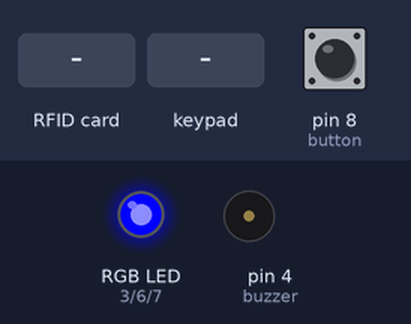
The sketch below on a simulated Arduino Mega 2560, built with avr-gcc and run on an emulated ATmega2560. Shown: an RGB LED mixed from three pins (HIGH = lit), buzzer (waves = sounding). The test bench sets the inputs (shaded band); at power-on: pin 8 (button) LOW. Pins used as bus, display or sensor lines are not drawn; what the sketch prints to the serial monitor is not drawn.

Above: at 1.2 s.
1.3 s: pin 8 (button) pulled HIGH for 3.2 s
At 1.8 s:
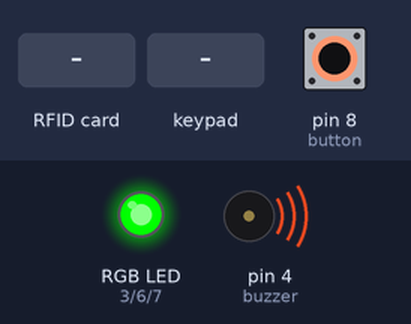
6.8 s: RFID card 5E 7A 19 C4 held to the reader
At 7.3 s:
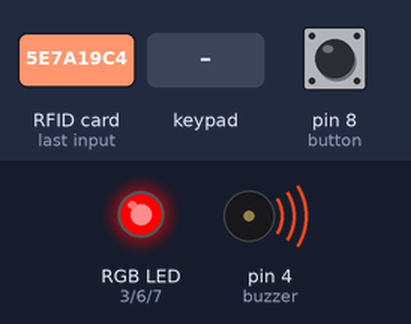
8.9 s: key '#' pressed
10.4 s: keypad keys 1 1 1 1 pressed 0.4 s apart
13.5 s: key 'A' pressed
15.1 s: keypad keys 1 1 1 1 # pressed 0.4 s apart
At 18.0 s:
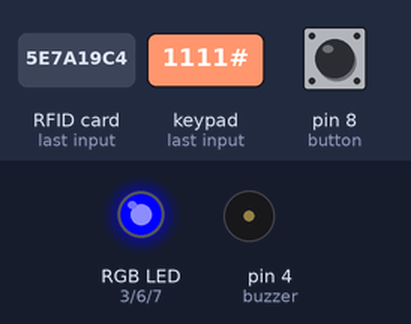
Timing chart, 0 to 19.5 s (numbered marks = the images above; inputs shaded):
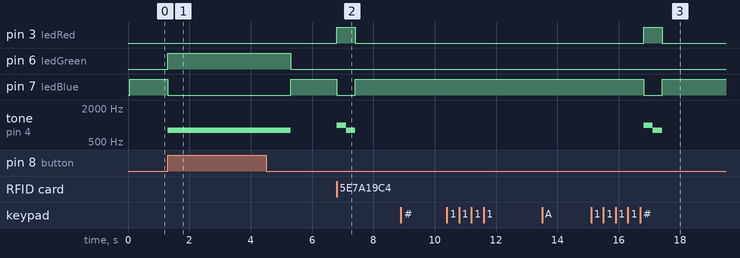

Measured:
- after the input at 1.3 s, pin 6 (ledGreen): LOW → HIGH at once, → LOW 4.0 s later; pin 7 (ledBlue): HIGH → LOW at once, → HIGH 4.0 s later; tone on pin 4 (buzzer): silent → 800 Hz at once, → silent 4.0 s later
- after the input at 6.8 s, pin 3 (ledRed): LOW → HIGH at once, → LOW 0.60 s later; pin 7 (ledBlue): HIGH → LOW at once, → HIGH 0.60 s later; tone on pin 4 (buzzer): silent → 1000 Hz at once, → 800 Hz 0.30 s later, → silent 0.30 s later
- after the input at 8.9 s, every drawn part: stays the same
- after the input at 10.4 s, every drawn part: stays the same
- after the input at 13.5 s, every drawn part: stays the same
- after the input at 15.1 s, pin 3 (ledRed): LOW → HIGH after 1.7 s, → LOW 0.60 s later; pin 7 (ledBlue): HIGH → LOW after 1.7 s, → HIGH 0.60 s later; tone on pin 4 (buzzer): silent → 1000 Hz after 1.7 s, → 800 Hz 0.30 s later, → silent 0.30 s later

The sketch:

RFIDAccessSystemCodeMegaKeypadRGBBut.ino
```cpp
// Keypad - Version: Latest
// Keypad - Version: 3.1.1
#include <Keypad.h>

#include <SPI.h>
#include <MFRC522.h>

#define SS_PIN 53
#define RST_PIN 5

MFRC522 mfrc522(SS_PIN, RST_PIN);   // Create MFRC522 instance.
 String uid[] = {"7B 90 4E 39", "7C 5A 0D D2"};
 String pins[] = {"1111","7C5A"};

 int ledRed = 3;
 int ledBlue = 7;
 int ledGreen = 6;
 int button = 8;
 int buzzer = 4;

 byte rowPins[4] = {22,23,24,25};
 byte colPins[4] = {26,27,28,29};

 char keymap[4][4] {
   {'1','2','3','A'},
   {'4','5','6','B'},
   {'7','8','9','C'},
   {'*','0','#','D'}
 };

 Keypad keypad = Keypad(makeKeymap(keymap), rowPins, colPins, 4, 4);

  void RGBWrite(int r, int g, int b) {
   analogWrite(ledRed, r);
   analogWrite(ledGreen, g);
   analogWrite(ledBlue, b);
 }

void setup()
{
  pinMode(ledRed, OUTPUT);
  pinMode(ledGreen, OUTPUT);
  pinMode(ledBlue, OUTPUT);
  Serial.begin(9600);   // Initiate a serial communication
  SPI.begin();      // Initiate  SPI bus
  mfrc522.PCD_Init();   // Initiate MFRC522
  Serial.println("Approximate your card to the reader");

}
void loop() {

  RGBWrite(0,0,255);
    // Look or new cards
    if(digitalRead(button) == HIGH) {
    Serial.println("Authorized access");
      RGBWrite(0,255,0);
      tone(buzzer,800);
      delay(2000);
      noTone(buzzer);
      RGBWrite(0,0,255);
      Serial.println();
      Serial.println("Approximate your card to the reader...");
      return;
  }
 if(keypad.getKey() == '#') {
   Serial.print("Enter PIN (End with \'#\'): ");
   int pinLength = 0;
   String pin = "";
   char c = keypad.getKey();
   while(c != '#') {
   if(c) {
     pin += c;
     pinLength++;
     Serial.print(c);
   }
   c = keypad.getKey();
   }
   Serial.println();
   bool keyFlag = false;
   for(int i = 0; i < sizeof(pins) / sizeof(pins[0]); i++) {
     if(pin == pins[i]) {
        Serial.println("Authorized access");
        RGBWrite(0,255,0);
        tone(buzzer,800);
        delay(2000);
        noTone(buzzer);
        RGBWrite(0,0,255);
        Serial.println();
        keyFlag = true;
        Serial.println("Approximate your card to the reader, or\npress the \'#\' button on the keypad to enter a PIN");
        break;
     }
   }

   if(!keyFlag) {
      Serial.println(" Access denied");
      RGBWrite(255,0,0);
      tone(buzzer,1000);
      delay(300);
      noTone(buzzer);
       tone(buzzer,800);
      delay(300);
      noTone(buzzer);
      RGBWrite(0,0,255);
      Serial.println();
      Serial.println("Approximate your card to the reader, or\npress the \'#\' button on the keypad to enter a PIN");
   }
   return;
 }
 else  {

    if ( ! mfrc522.PICC_IsNewCardPresent())
    {
      return;
    }
    // Select one of the cards
    if ( ! mfrc522.PICC_ReadCardSerial())
    {
      return;
    }
    //Show UID on serial monitor
    Serial.print("UID tag :");
    String content= "";
    byte letter;
    for (byte i = 0; i < mfrc522.uid.size; i++)
    {
       Serial.print(mfrc522.uid.uidByte[i] < 0x10 ? " 0" : " ");
       Serial.print(mfrc522.uid.uidByte[i], HEX);
       content.concat(String(mfrc522.uid.uidByte[i] < 0x10 ? " 0" : " "));
       content.concat(String(mfrc522.uid.uidByte[i], HEX));
    }
    Serial.println();
    Serial.print("Message : ");
    content.toUpperCase();
    bool flag = false;
    for(int i = 0; i < (sizeof(uid)/sizeof(uid[0]));i++) {
    if (content.substring(1) == uid[i]) //change here the UID of the card/cards that you want to give access
    {

      Serial.println("Authorized access");
       RGBWrite(0,255,0);
        tone(buzzer,800);
        delay(2000);
        noTone(buzzer);
        RGBWrite(0,0,255);
        flag = true;
        Serial.println();
      Serial.println("Approximate your card to the reader, or\npress the \'#\' button on the keypad to enter a PIN");
      break;
    }
    }
    if(!flag) {
      Serial.println(" Access denied");
      RGBWrite(255,0,0);
      tone(buzzer,1000);
      delay(300);
      noTone(buzzer);
       tone(buzzer,800);
      delay(300);
      noTone(buzzer);
      RGBWrite(0,0,255);
      Serial.println();
      Serial.println("Approximate your card to the reader, or\npress the \'#\' button on the keypad to enter a PIN");
    }
  }
 }
```
